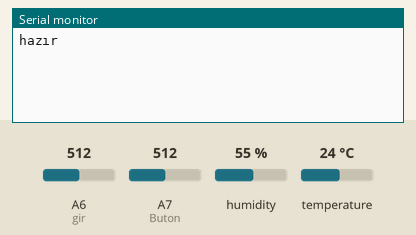
The sketch below on a simulated Arduino Nano, built with avr-gcc and run on an emulated ATmega328P. Shown: the last lines printed to the serial monitor. The test bench sets the inputs (shaded band); at power-on: temperature 24 °C, A6 (gir) = 512, A7 (Buton) = 512, humidity 55 %. No radio packets arrive unless stated.

Above: at 1.2 s.
1.3 s: temperature set to 41 °C
At 2.2 s:
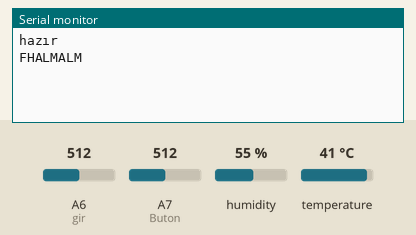
At 3.2 s:
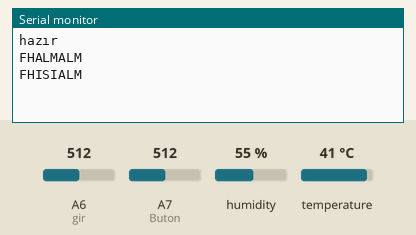

Measured:
- after the input at 1.3 s, the serial monitor: prints a new line after 0.08 s (image 1)

The sketch:

DressRoom.ino
```cpp
//EV BEDROOM DRESSROOM HAREKENT ISI DUMAN SENSÖRÜ

#include <RH_ASK.h>
#include <SPI.h> // Not actually used but needed to compile
#include <dht11.h> // dht11 kütüphanesini ekliyoruz.

#define DHT11PIN 2 // DHT11PIN olarak Dijital 2"yi belirliyoruz.
#define Buton 7

dht11 DHT11;

RH_ASK driver;

const int gir=A6;
int duman = 1;
char *msg = "FHDUMANN";

void setup()
{

   pinMode(Buton, INPUT);
   pinMode(gir, INPUT);
   Serial.begin(115200);    // Debugging only

   if (!driver.init()) Serial.println("init failed");
   digitalWrite(duman, LOW);
   Serial.println("hazır");

}


void loop()
{
  smoke();
  hareket();
  isi();


}


void smoke()
{
   duman = analogRead(Buton);
  // Serial.println(duman);
   if (duman > 550)
    {
      rdgonder(1);

      delay(10000);

    }
}

void hareket()
{
   int yaban = analogRead(gir);
   //Serial.println(yaban);
   if (yaban>=550 )
     {
       rdgonder(2);

       delay (10000);
     }
}


 void isi()
{
  int chk = DHT11.read(DHT11PIN);
  int bb =DHT11.temperature;
  String baba = String(bb);
  if(bb>35)
   {
    //String sicaklik = "FHTEMP" + baba;
    // Serial.println(sicaklik);
    rdgonder(3);


   delay(10000);
  }


}


void rdgonder(int rdgiden)
{
 msg = "FHALMALM";
driver.send((uint8_t *)msg, strlen(msg));
  driver.waitPacketSent();
  Serial.println(msg);
  delay(1000);


  switch (rdgiden) {
  case 1:
   msg= "FHDUMANN";
    break;
  case 2:
    msg= "FHPIRALM";
    break;
     case 3:
    msg= "FHISIALM";
    break;
  default:
    msg= "FHALMALM";
    break;
}


  driver.send((uint8_t *)msg, strlen(msg));
  driver.waitPacketSent();
  Serial.println(msg);
  delay(500);


}
```
